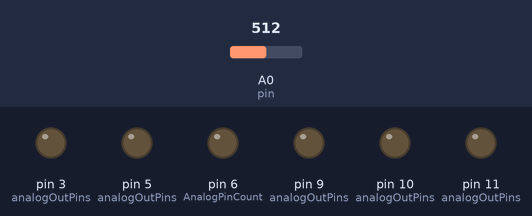
This sketch was run on a simulated Arduino Uno, built with avr-gcc and run on an emulated ATmega328P. Shown: output pins drawn as LEDs (lit = HIGH). Inputs (shaded band) come from the test bench; at power-on: A0 (pin) = 512. Random numbers use the default seed unless the sketch sets one.

Above: at 1.2 s.
1.3 s: A0 (pin) set to 360
5.5 s: A0 (pin) set to 333
8.5 s: A0 (pin) set to 340
At 10.22 s:
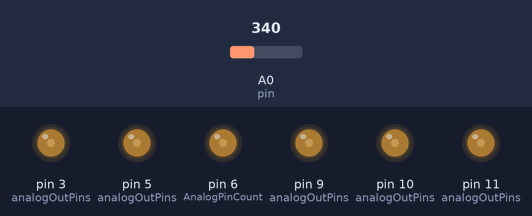
12.2 s: A0 (pin) set to 197
15.1 s: A0 (pin) set to 186
At 21.48 s:
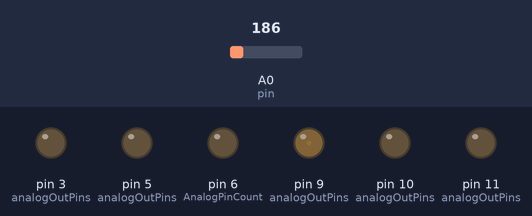
Timing chart, 0 to 23.1 s (numbered marks = the images above; inputs shaded):
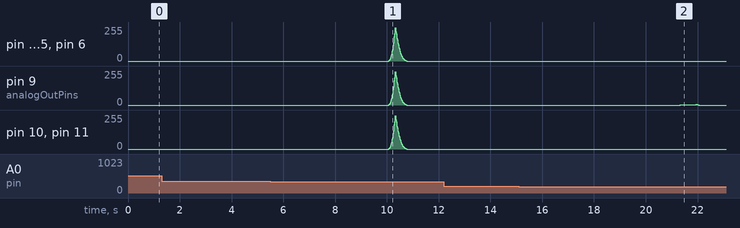

Measured:
- the behaviour switches between 187 and 186 on A0 (pin) (found by bisection; images 1 and 2)
- after the input at 1.3 s, every drawn part: stays the same
- after the input at 5.5 s, every drawn part: stays the same
- after the input at 12.2 s, every drawn part: stays the same
- after the input at 15.1 s, pin 9 (analogOutPins): rises from 0/255 to 7/255 in 0.62 s, then falls to 0/255 in 0.09 s
- by itself, pin 3 (analogOutPins), pin 5 (analogOutPins), pin 6 (AnalogPinCount), pin 9 (analogOutPins), pin 10 (analogOutPins), pin 11 (analogOutPins): rises from 0/255 to 249/255 in 0.26 s, then falls to 0/255 in 0.45 s

The sketch:

FadingFirefly.ino
```cpp
#define USE_12BIT_PWM 1
#if USE_12BIT_PWM
#include <Wire.h>
#include <Adafruit_PWMServoDriver.h>

Adafruit_PWMServoDriver pwm = Adafruit_PWMServoDriver();
#define PWM_MAX 4095

#endif

///Analog pins for various boards
#if defined(ARDUINO_AVR_UNO) || defined(ARDUINO_AVR_PROTRINKET3) || defined(ARDUINO_AVR_PROTRINKET5)
//analog out pins for Uno, Trinket pro
const int AnalogPinCount = 6;
int analogOutPins[] = {
  3,
  5,
  6,
  9,
  10,
  11,
};

#elif defined(ARDUINO_AVR_FEATHER32U4)
//analog out pins for Feather 32U4
const int AnalogPinCount = 6;
int analogOutPins[] = {
  5,
  6,
  9,
  10,
  11,
  13,
};

#elif defined(ARDUINO_SAMD_FEATHER_M0)
//TODO: the analog pins on the Feather M0 aren't worked as documented
//analog out pins for Feather M0
const int AnalogPinCount = 4;
int analogOutPins[] = {
//  0,
//  1, digital blink ^
  5,
  6,
//  9,
//  10,
  11,
//  12,
//  13,
//  A0,
  A1,
//  A2, nothing ^
//  A3, digital blink v
//  A4,
//  A5,
//  20,
//  21,
//  22,
//  23,
//  24,
};

#elif defined(ARDUINO_AVR_TRINKET3) || defined(ARDUINO_AVR_TRINKET5)
//analog out pins for Trinket
const int AnalogPinCount = 3;
int analogOutPins[] = {
  0,
  1,
  4,
};
#endif

extern const uint8_t PROGMEM pwm_gamma[];

#define FLASH_PROBABILITY_MAX 100
//probability of a given flasher deciding NOT to flash
int flashInhibitionProbabilityThreshold = FLASH_PROBABILITY_MAX;

#define ANALOG_MAX 255
#define MSEC_PER_SEC 1000
#define RANDOM_DELAY_TIME random(2 * MSEC_PER_SEC, 4 * MSEC_PER_SEC)

struct Keyframe {
  int time; //time offset between this keyframe and the previous one, in milliseconds
  int value; //value of the keyframe
};
typedef struct Keyframe Keyframe;

Keyframe keyframe(float timeInSec, int value) {
  Keyframe k;
  k.time = timeInSec * MSEC_PER_SEC;
  k.value = value;
  return k;
}

struct Timeline {
  int duration;
  int numFrames;
  Keyframe *frames;
};
typedef struct Timeline Timeline;

namespace Pattern {

  const float RAMP_UP_TIME = 0.3; //seconds to go from off to on
  const float RAMP_DOWN_TIME = 0.5; // seconds to go from on to off
  const float ON_TIME = 0.5; //time to remain on
  const float OFF_TIME = 0.3; //time to remain off

  void timelineSetDuration(Timeline *timeline) {
    int duration = 0;
    for (int i = 0; i < timeline->numFrames; i++) {
      duration += timeline->frames[i].time;
    }
    timeline->duration = duration;
  }

//  Timeline oneFlash(float rampUpDuration, float onDuration, float rampDownDuration, float delayDuration) {
//    Keyframe frames[] = {
//      keyframe(0, 0),
//      keyframe(rampUpDuration, ANALOG_MAX), //ramp up
//      keyframe(onDuration, ANALOG_MAX), //on
//      keyframe(rampDownDuration, 0), //ramp down
//      keyframe(delayDuration, 0), //delay for a few seconds
//    };
//    Timeline t = { 0, 5, frames };
//    timelineSetDuration(&t);
//    return t;
//  }

  Timeline *doubleFlash() {
    static Keyframe frames[] = {
      keyframe(0.0, 0),
      keyframe(RAMP_UP_TIME, ANALOG_MAX),
      keyframe(ON_TIME, ANALOG_MAX),
      keyframe(RAMP_DOWN_TIME, 0),
      keyframe(OFF_TIME, 0), //pause for 0.3 sec
      keyframe(RAMP_UP_TIME, ANALOG_MAX),
      keyframe(ON_TIME, ANALOG_MAX),
      keyframe(RAMP_DOWN_TIME, 0),
    };

    static Timeline t = { 0, 8, frames };
    timelineSetDuration(&t);
    return &t;
  }

  Timeline *singleFlash() {
    static Keyframe frames[] = {
      keyframe(0, 0),
      keyframe(RAMP_UP_TIME, ANALOG_MAX), //ramp up
      keyframe(RAMP_DOWN_TIME, 0), //ramp down
    };
    static Timeline t = { 0, 3, frames };
    timelineSetDuration(&t);
    return &t;
  }

#if USE_12BIT_PWM
  Timeline *singleFlash12Bit() {
    static Keyframe frames[] = {
      keyframe(0, 0),
      keyframe(RAMP_UP_TIME, PWM_MAX), //ramp up
      keyframe(RAMP_DOWN_TIME, 0), //ramp down
    };
    static Timeline t = { 0, 3, frames };
    timelineSetDuration(&t);
    return &t;
  }
#endif

  Timeline *pyralisMale() {
    static Keyframe frames[] = {
      keyframe(0.0, 0),
      keyframe(RAMP_UP_TIME, ANALOG_MAX),
      keyframe(0.25, ANALOG_MAX),
      keyframe(RAMP_DOWN_TIME, 0),
      keyframe(1.0, 0),
    };

    static Timeline t = { 0, 5, frames };
    timelineSetDuration(&t);
    return &t;
  }

}

class Flasher {
  protected:
  int pin; //pin number of the flasher
  int cycleTime; //time within the cycle, in milliseconds
  int delayTime; //time to delay between cycles, in milliseconds
  Timeline *timeline;

  int delayForCycle() {
    return this->delayTime;
  }

  bool shouldSkipCycle() {
    return random(FLASH_PROBABILITY_MAX) < flashInhibitionProbabilityThreshold;
  }

  protected:
  Flasher(int pin, Timeline *timeline, int delayTime) {
    this->pin = pin;
    this->cycleTime = 0;
    this->delayTime = delayTime;

    this->timeline = timeline;
  }

  public:
  //Single flash with a random delay
  static Flasher *SingleFlasher(int pin) {
    return new Flasher(pin, Pattern::singleFlash(), RANDOM_DELAY_TIME);
  }

  //Double flash with a random delay
  static Flasher *DoubleFlasher(int pin) {
    return new Flasher(pin, Pattern::doubleFlash(), RANDOM_DELAY_TIME);
  }

  //Flash in a pattern like the common eastern firefly, Photinus pyralis
  static Flasher *PyralisMale(int pin) {
    Flasher *f = new Flasher(pin, Pattern::pyralisMale(), 0);
    //delay starting the pattern up to 5 seconds so not all instances flash at once
    f->cycleTime = -random(0, 5000);
    return f;
  }

  virtual void setValue(int value) {
    //gamma correct the value
    int newValue = pgm_read_byte(&pwm_gamma[value]);
//    int newValue = (int)(pow((float)value / (float)ANALOG_MAX, 2.8) * ANALOG_MAX + 0.5);
    analogWrite(this->pin, newValue);
  }

  virtual void update(int deltaTime) {
    this->cycleTime = (this->cycleTime + deltaTime);

    if (this->cycleTime > this->timeline->duration) {
      this->cycleTime = -this->delayForCycle();
    }
    if (this->cycleTime < 0) {
      if (this->cycleTime + (3 * deltaTime) > 0 && this->shouldSkipCycle()) {
        //if we're close to starting a new cycle, check if we should skip it
        this->cycleTime = -this->delayForCycle();
      }
      //we delay a cycle by setting cycle time to be negative
      return;
    }
    int newValue = 0;

    Keyframe prevFrame = this->timeline->frames[0];
    long prevFrameTime = prevFrame.time;
    for (int i = 1; i < this->timeline->numFrames; i++) {
      Keyframe frame = this->timeline->frames[i];

      long timeAfterPrevFrame = this->cycleTime - prevFrameTime;
      if (timeAfterPrevFrame <= frame.time) {
        float alpha = timeAfterPrevFrame / (float)frame.time;
        int delta = frame.value - prevFrame.value;
        //linear tweening
        newValue = prevFrame.value + (alpha * delta);
        break;
      } else {
        prevFrameTime += frame.time;
        prevFrame = frame;
      }
    }

    this->setValue(newValue);
  }

};

#if USE_12BIT_PWM

class PWMFlasher : public Flasher {
  protected:
  PWMFlasher(int pin, Timeline *timeline, int delayTime) : Flasher(pin, timeline, delayTime) {
    //nothing to override
  }

  public:
  //Single flash with a random delay
  static PWMFlasher *SingleFlasher(int pin) {
    return new PWMFlasher(pin, Pattern::singleFlash12Bit(), RANDOM_DELAY_TIME);
  }

  virtual void setValue(int value) {
    //gamma correct the value
    int newValue = (int)(pow((float)value / (float)PWM_MAX, 2.8) * PWM_MAX + 0.5);
    //set the PWM value
    pwm.setPin(this->pin, newValue);
  }
};

#endif


#if USE_12BIT_PWM
const int PWMPinCount = 16;
const int FlasherCount = AnalogPinCount + PWMPinCount;
#else
const int FlasherCount = AnalogPinCount;
#endif

Flasher *flashers[FlasherCount];

//const int FlasherCount = 6;
//Flasher *flashers[FlasherCount] = {
//  Flasher::SingleFlasher(3),
//  Flasher::DoubleFlasher(5),
//  Flasher::PyralisMale(6),
//  Flasher::DoubleFlasher(9),
//  Flasher::SingleFlasher(10),
//  Flasher::PyralisMale(11),
//};

unsigned long lastTime = 0;

int photoCellReading = 0;

//these measurements are based on a 10K pulldown resistor on the photocell
//and eyeballed measurements in the yard
//while the photocell reading is above this threshold, do nothing
#define PHOTOCELL_MAX_THRESHOLD 350
//if the photocell reading is below this threshold, do not inhibit flashes
#define PHOTOCELL_MIN_THRESHOLD 30
void calculateFlashInhibitionThreshold() {
  const int minThreshold = 0;
  const int maxThreshold = FLASH_PROBABILITY_MAX;
  //map photocell readings to flash inhibition probability
  int mapped = map(photoCellReading, PHOTOCELL_MIN_THRESHOLD, PHOTOCELL_MAX_THRESHOLD, minThreshold, maxThreshold);
  flashInhibitionProbabilityThreshold = constrain(mapped, minThreshold, maxThreshold);
}

void readPhotoCell() {
  const int readingCount = 4;
  const int pin = A0;

  int average = 0;
  for (int i = 0; i < readingCount; i++) {
    average += analogRead(pin);
    delay(1);
  }

  photoCellReading = average /  readingCount;
  calculateFlashInhibitionThreshold();
}

void setup() {
  randomSeed(analogRead(A1));
  for (int i = 0; i < AnalogPinCount; i++) {
    int pin = analogOutPins[i];
    pinMode(pin, OUTPUT);
    flashers[i] = Flasher::SingleFlasher(pin);
  }

#if USE_12BIT_PWM
  pwm.begin();
  pwm.setPWMFreq(1600);  // This is the maximum PWM frequency

#if !defined(ARDUINO_AVR_TRINKET3) && !defined(ARDUINO_AVR_TRINKET5)
  // save I2C bitrate
  uint8_t twbrbackup = TWBR;
  // must be changed after calling Wire.begin() (inside pwm.begin())
  TWBR = 12; // upgrade to 400KHz!
#endif

  for (int i = 0; i < PWMPinCount; i++) {
    flashers[i + AnalogPinCount] = PWMFlasher::SingleFlasher(i);
  }
#endif

}

void turnAllFlashersOff() {
  for (int i = 0; i < FlasherCount; i++) {
    flashers[i]->setValue(0);
  }
}

void loop() {
  readPhotoCell();
  if (photoCellReading > PHOTOCELL_MAX_THRESHOLD) {
    turnAllFlashersOff();
    delay(5 * MSEC_PER_SEC);
    lastTime = millis();
    return;
  }

  unsigned long currentTime = millis();
  int deltaTime = currentTime - lastTime;
  lastTime = currentTime;

  for (int i = 0; i < FlasherCount; i++) {
    flashers[i]->update(deltaTime);
  }
}

//LUT for gamma brightness correction
const uint8_t PROGMEM pwm_gamma[] = {
    0,  0,  0,  0,  0,  0,  0,  0,  0,  0,  0,  0,  0,  0,  0,  0,
    0,  0,  0,  0,  0,  0,  0,  0,  0,  0,  0,  0,  1,  1,  1,  1,
    1,  1,  1,  1,  1,  1,  1,  1,  1,  2,  2,  2,  2,  2,  2,  2,
    2,  3,  3,  3,  3,  3,  3,  3,  4,  4,  4,  4,  4,  5,  5,  5,
    5,  6,  6,  6,  6,  7,  7,  7,  7,  8,  8,  8,  9,  9,  9, 10,
   10, 10, 11, 11, 11, 12, 12, 13, 13, 13, 14, 14, 15, 15, 16, 16,
   17, 17, 18, 18, 19, 19, 20, 20, 21, 21, 22, 22, 23, 24, 24, 25,
   25, 26, 27, 27, 28, 29, 29, 30, 31, 32, 32, 33, 34, 35, 35, 36,
   37, 38, 39, 39, 40, 41, 42, 43, 44, 45, 46, 47, 48, 49, 50, 50,
   51, 52, 54, 55, 56, 57, 58, 59, 60, 61, 62, 63, 64, 66, 67, 68,
   69, 70, 72, 73, 74, 75, 77, 78, 79, 81, 82, 83, 85, 86, 87, 89,
   90, 92, 93, 95, 96, 98, 99,101,102,104,105,107,109,110,112,114,
  115,117,119,120,122,124,126,127,129,131,133,135,137,138,140,142,
  144,146,148,150,152,154,156,158,160,162,164,167,169,171,173,175,
  177,180,182,184,186,189,191,193,196,198,200,203,205,208,210,213,
  215,218,220,223,225,228,231,233,236,239,241,244,247,249,252,255
  };
```
